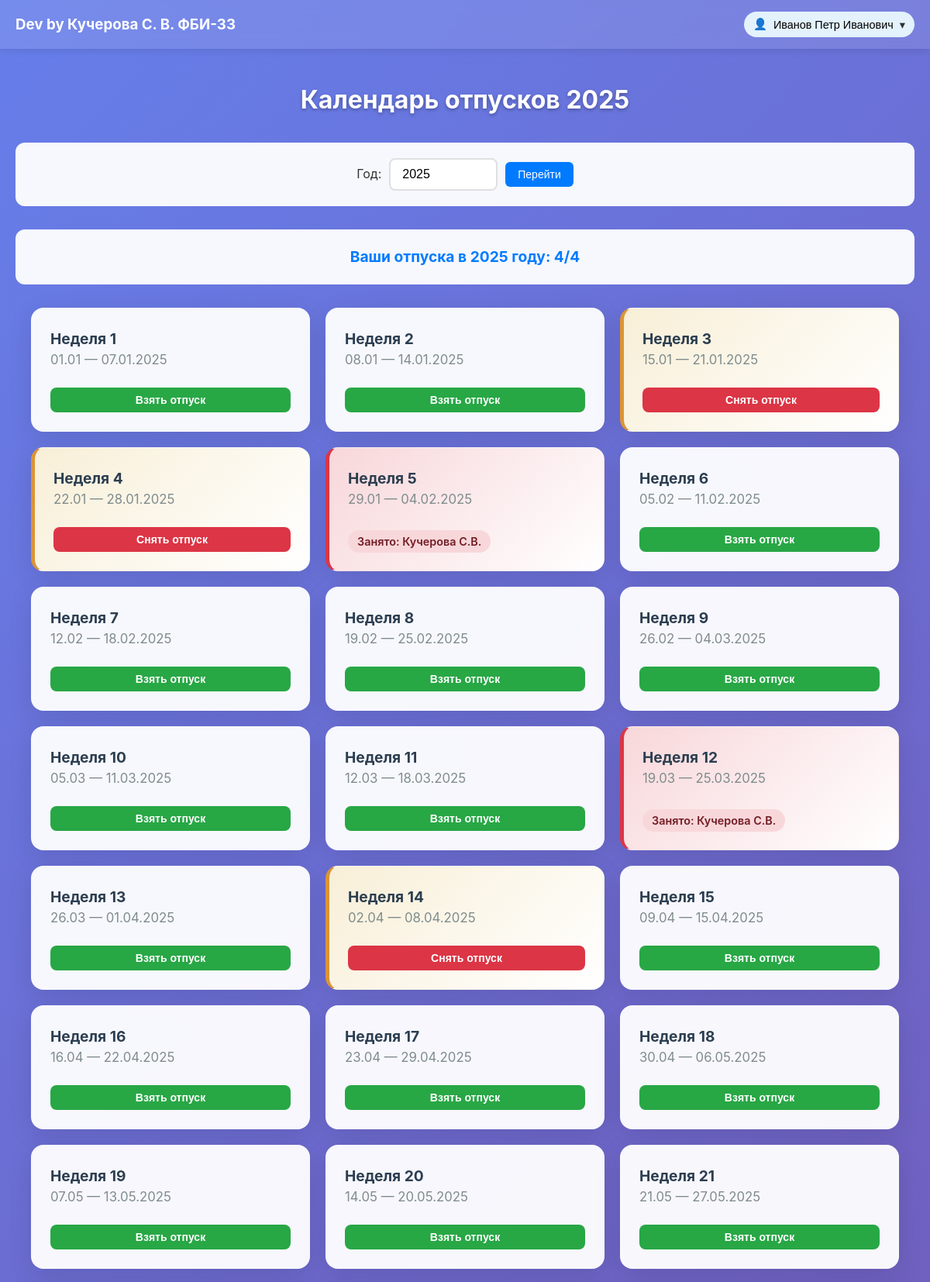
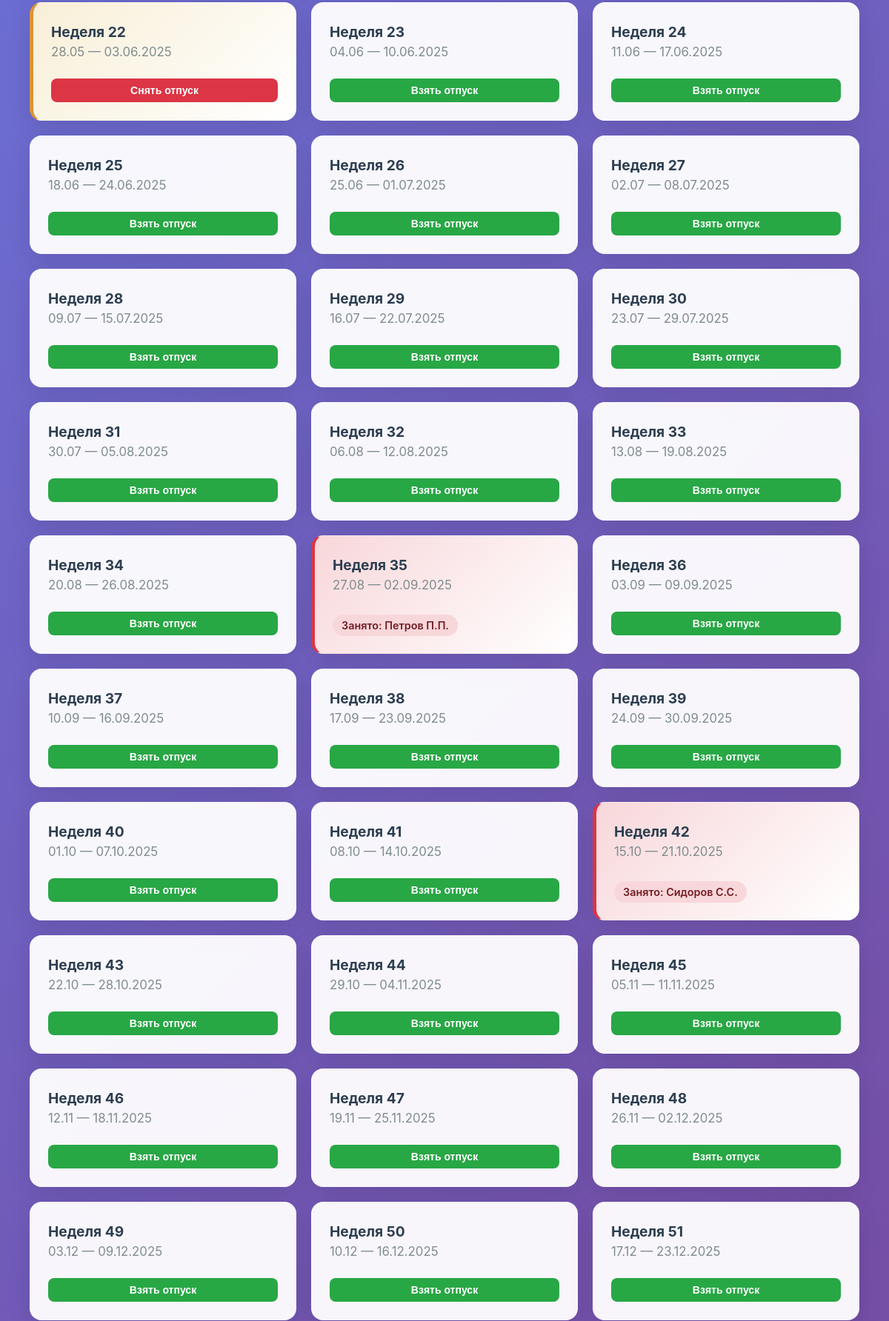
Page /calendar (signed in, upper part) on the committed database (2 pictures, top to bottom).
### tables this page shows
CREATE TABLE users (
    id INTEGER PRIMARY KEY AUTOINCREMENT,
    full_name TEXT NOT NULL,
    login TEXT UNIQUE NOT NULL,
    password_hash TEXT NOT NULL,
    is_admin INTEGER DEFAULT 0
);

### app.py (the view)
@app.route('/calendar')
def calendar():
    if 'user_id' not in session:
        return redirect(url_for('index'))
    try:
        year = int(request.args.get('year', date.today().year))
    except ValueError:
        year = date.today().year
    current_year = date.today().year
    is_admin = bool(session.get('is_admin'))
    can_edit = (year == current_year) and (not is_admin)
    with get_db() as conn:
        weeks = []
        first_day = date(year, 1, 1)
        for w in range(1, 53):
            week_start = first_day + timedelta(days=(w - 1) * 7)
            week_end = min(week_start + timedelta(days=6), date(year, 12, 31))
            owner = conn.execute('''
                SELECT u.full_name
                FROM vacations v
                JOIN users u ON v.user_id = u.id
                WHERE v.year = ? AND v.week_num = ?
            ''', (year, w)).fetchone()
            weeks.append({
                'num': w,
                'start': week_start,
                'end': week_end,
                'owner': owner['full_name'] if owner else None
            })
        user_vacations = set(
            row['week_num'] for row in conn.execute(
                'SELECT week_num FROM vacations WHERE user_id = ? AND year = ?',
                (session['user_id'], year)
            )
        )
    taken_count = len(user_vacations)
    warning = can_edit and (taken_count < 4)
    return render_template(
        'calendar.html',
        weeks=weeks,
        year=year,
        current_year=current_year,
        user_vacations=user_vacations,
        taken_count=taken_count,
        warning=warning,
        can_edit=can_edit,
        is_admin=is_admin
    )

### app.py (called while the page is built)
@contextmanager
def get_db():
    conn = sqlite3.connect('vacations.db')
    conn.row_factory = sqlite3.Row
    try:
        yield conn
        conn.commit()
    except Exception:
        conn.rollback()
        raise
    finally:
        conn.close()

def short_name(full_name: str) -> str:
    if not full_name:
        return ""
    parts = full_name.split()
    surname = parts[0] if len(parts) >= 1 else ""
    initials = ""
    if len(parts) >= 2 and parts[1]:
        initials += parts[1][0].upper() + "."
    if len(parts) >= 3 and parts[2]:
        initials += parts[2][0].upper() + "."
    return f"{surname} {initials}".strip()

### templates/calendar.html (shortened to what this page needs)
{% extends "base.html" %}
{% block content %}
<div class="calendar-container">
    <h1>Календарь отпусков {{ year }}</h1>
    <form method="GET" action="{{ url_for('calendar') }}" class="year-selector">
        <label>Год:</label>
        <input type="number" name="year" value="{{ year }}" min="2000" max="2100" required>
        <button type="submit" class="btn btn-primary">Перейти</button>
    </form>
    {% if can_edit %}
    <div class="stats">
        Ваши отпуска в {{ year }} году: {{ taken_count }}/4
    </div>
    {% endif %}
    <div class="weeks-grid">
        {% for week in weeks %}
        <div class="week-card
                {% if week.num in user_vacations %}your-vacation
                {% elif week.owner %}taken
                {% endif %}">
            <div>
                <div class="week-header">
                    <strong>Неделя {{ week.num }}</strong>
                </div>
                <div class="week-dates">
                    {{ week.start.strftime('%d.%m') }} — {{ week.end.strftime('%d.%m.%Y') }}
                </div>
            </div>
            <div class="week-status">
                {% if not can_edit %}
                {% if week.owner %}
                <span class="status-taken">Занято: {{ week.owner | short_name }}</span>
                {% else %}
                <span class="status-past">Свободно</span>
                {% endif %}
                {% else %}
                {% if week.owner and (week.num not in user_vacations) %}
                <span class="status-taken">Занято: {{ week.owner | short_name }}</span>
                {% elif week.num in user_vacations %}
                <form method="POST" action="{{ url_for('toggle_vacation') }}" class="inline-form">
                    <button type="submit" class="btn btn-remove">Снять отпуск</button>
                </form>
                {% else %}
                <form method="POST" action="{{ url_for('toggle_vacation') }}" class="inline-form">
                    <button type="submit" class="btn btn-take">Взять отпуск</button>
                </form>
                {% endif %}
                {% endif %}
            </div>
        </div>
        {% endfor %}
    </div>
</div>
{% endblock %}

### templates/base.html (shortened to what this page needs)
<!DOCTYPE html>
<html lang="ru">
<head>
    <link rel="stylesheet" href="{{ url_for('static', filename='style.css') }}">
</head>
<body>
    <div class="header">
        <h3 class="name-creator">Dev by Кучерова С. В. ФБИ-33</h3>
        {% if session.user_id %}
        <div class="user-menu" id="userMenu">
            <button class="user-menu-btn" id="userMenuBtn" type="button" aria-expanded="false">
                <span class="user-icon" aria-hidden="true">👤</span>
                <span class="user-name">{{ session.full_name }}</span>
                <span class="user-caret" aria-hidden="true">▾</span>
            </button>
        </div>
        {% endif %}
    </div>
    {% block content %}{% endblock %}
</body>
</html>

### static/style.css (style rules this page uses)
* { margin: 0; padding: 0; box-sizing: border-box; }
body { font-family: -apple-system, BlinkMacSystemFont, 'Segoe UI', Roboto, sans-serif; line-height: 1.6; color: #333; background: linear-gradient(135deg, #667eea 0%, #764ba2 100%); min-height: 100vh; }
.header { position: sticky; top: 0; background: rgba(255, 255, 255, 0.11); backdrop-filter: blur(10px); padding: 15px 20px; box-shadow: 0 2px 10px rgba(0,0,0,0.1); display: flex; justify-content: space-between; align-items: center; gap: 15px; z-index: 100; }
.name-creator { color: #fff; }
.btn, .btn-logout { padding: 8px 16px; border: none; border-radius: 6px; text-decoration: none; cursor: pointer; font-size: 14px; transition: all 0.2s; }
.btn-primary { background: #007bff; color: white; }
.btn-remove { background: #dc3545; color: white; }
.btn-take { background: #28a745; color: white; }
.calendar-container { max-width: 1200px; margin: 40px auto; padding: 0 20px; }
h1, h2 { text-align: center; margin-bottom: 30px; color: white; text-shadow: 0 2px 4px rgba(0,0,0,0.3); }
.year-selector { background: rgba(255,255,255,0.95); padding: 20px; border-radius: 12px; margin-bottom: 30px; display: flex; gap: 10px; align-items: center; justify-content: center; }
.year-selector input[type=number] { padding: 10px 15px; border: 2px solid #e0e0e0; border-radius: 8px; font-size: 16px; width: 140px; }
.stats { background: rgba(255,255,255,0.95); padding: 20px; margin: 20px 0; border-radius: 12px; text-align: center; font-size: 1.2em; font-weight: bold; color: #007bff; }
.weeks-grid { display: grid; grid-template-columns: repeat(auto-fill, minmax(320px, 1fr)); gap: 20px; max-width: 1200px; margin: 30px auto; padding: 0 20px; }
.week-card { background: rgba(255,255,255,0.95); backdrop-filter: blur(10px); border-radius: 16px; padding: 24px; box-shadow: 0 8px 32px rgba(0,0,0,0.1); border: 1px solid rgba(255,255,255,0.2); transition: all 0.3s ease; height: 160px; display: flex; flex-direction: column; justify-content: space-between; }
.week-header { font-size: 1.2em; font-weight: 700; color: #2c3e50; }
.week-dates { color: #7f8c8d; font-size: 1.05em; line-height: 1.4; }
.your-vacation { border-left: 5px solid #dc9435; background: linear-gradient(135deg, #f8efd7 0%, #ffffff 100%); }
.taken { border-left: 5px solid #dc3545; background: linear-gradient(135deg, #f8d7da 0%, #ffffff 100%); }
.status-taken { background: #f8d7da; color: #721c24; padding: 6px 12px; border-radius: 20px; font-size: 0.9em; font-weight: 600; }
.btn-take, .btn-remove { border: none; padding: 8px 16px; border-radius: 8px; cursor: pointer; width: 100%; font-weight: 600; transition: background 0.2s; font-size: 14px; }
.inline-form { width: 100%; }
.user-menu { position: relative; }
.user-menu-btn { background: #e3f2fd; border: none; padding: 8px 12px; border-radius: 20px; cursor: pointer; display: flex; align-items: center; gap: 8px; font-size: 0.9em; font-weight: 500; }
.user-caret { opacity: 0.8; }

### rows in the picture
users: full_name "Иванов Петр Иванович", num "3", start "15.01", end "21.01.2025", num "4", start "22.01", end "28.01.2025", num "14", start "02.04", end "08.04.2025", num "22", start "28.05", end "03.06.2025"
users: num "5", start "29.01", end "04.02.2025", owner|short_name "Кучерова С.В.", num "12", start "19.03", end "25.03.2025"
users: num "35", start "27.08", end "02.09.2025", owner|short_name "Петров П.П."
users: num "42", start "15.10", end "21.10.2025", owner|short_name "Сидоров С.С."

### other values in the picture
{{ year }} "2025"
{{ taken_count }} "4"
{{ week.num }} "1" "2" "6" "7" "8" "9" "10" "11" "13" "15" "16" "17" "18" "19" "20" "21" "23" "24" "25" "26" "27" "28" "29" "30" "31" "32" "33" "34" "36" "37" "38" "39" "40" "41" "43" "44" "45" "46" "47" "48" "49" "50" "51"
{{ week.start.strftime('%d.%m') }} "01.01" "08.01" "05.02" "12.02" "19.02" "26.02" "05.03" "12.03" "26.03" "09.04" "16.04" "23.04" "30.04" "07.05" "14.05" "21.05" "04.06" "11.06" "18.06" "25.06" "02.07" "09.07" "16.07" "23.07" "30.07" "06.08" "13.08" "20.08" "03.09" "10.09" "17.09" "24.09" "01.10" "08.10" "22.10" "29.10" "05.11" "12.11" "19.11" "26.11" "03.12" "10.12" "17.12"
{{ week.end.strftime('%d.%m.%Y') }} "07.01.2025" "14.01.2025" "11.02.2025" "18.02.2025" "25.02.2025" "04.03.2025" "11.03.2025" "18.03.2025" "01.04.2025" "15.04.2025" "22.04.2025" "29.04.2025" "06.05.2025" "13.05.2025" "20.05.2025" "27.05.2025" "10.06.2025" "17.06.2025" "24.06.2025" "01.07.2025" "08.07.2025" "15.07.2025" "22.07.2025" "29.07.2025" "05.08.2025" "12.08.2025" "19.08.2025" "26.08.2025" "09.09.2025" "16.09.2025" "23.09.2025" "30.09.2025" "07.10.2025" "14.10.2025" "28.10.2025" "04.11.2025" "11.11.2025" "18.11.2025" "25.11.2025" "02.12.2025" "09.12.2025" "16.12.2025" "23.12.2025"
